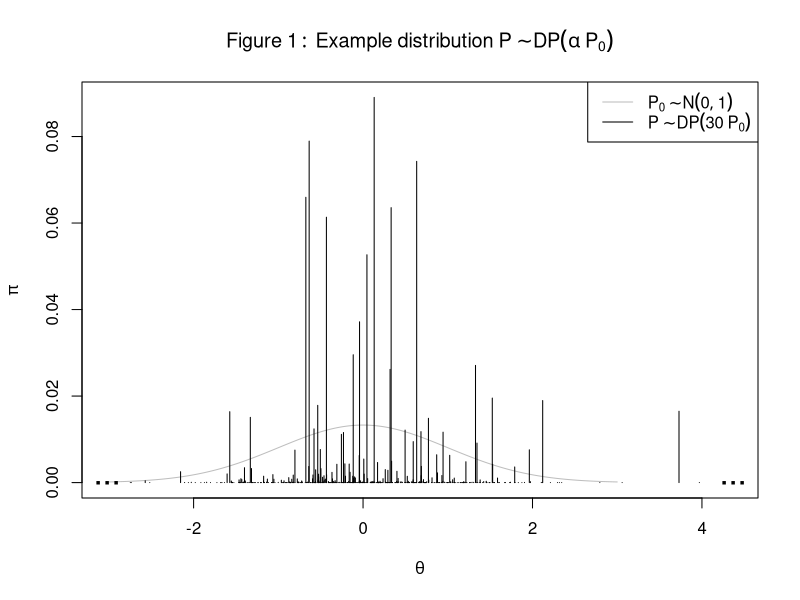
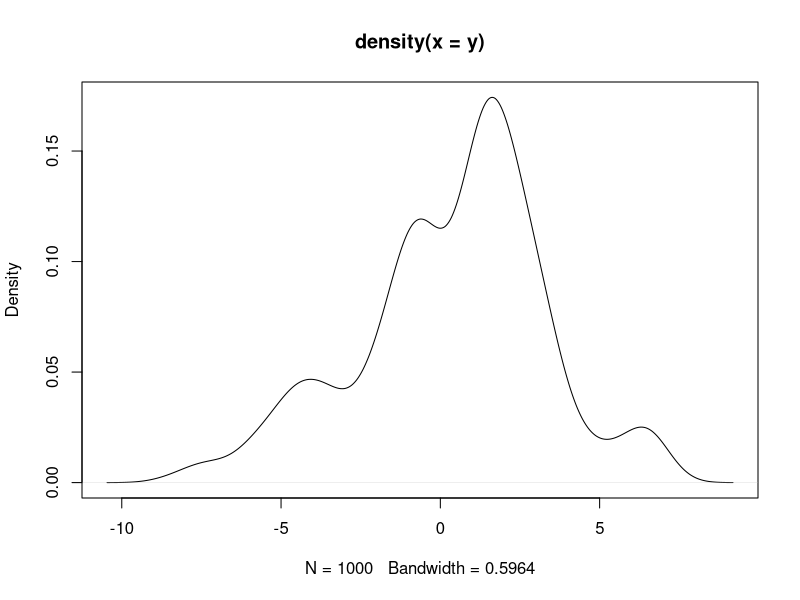
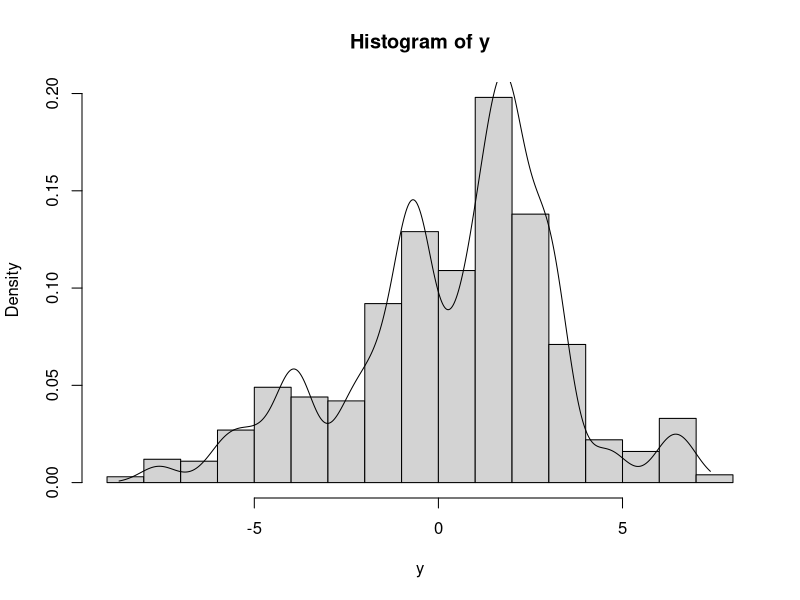
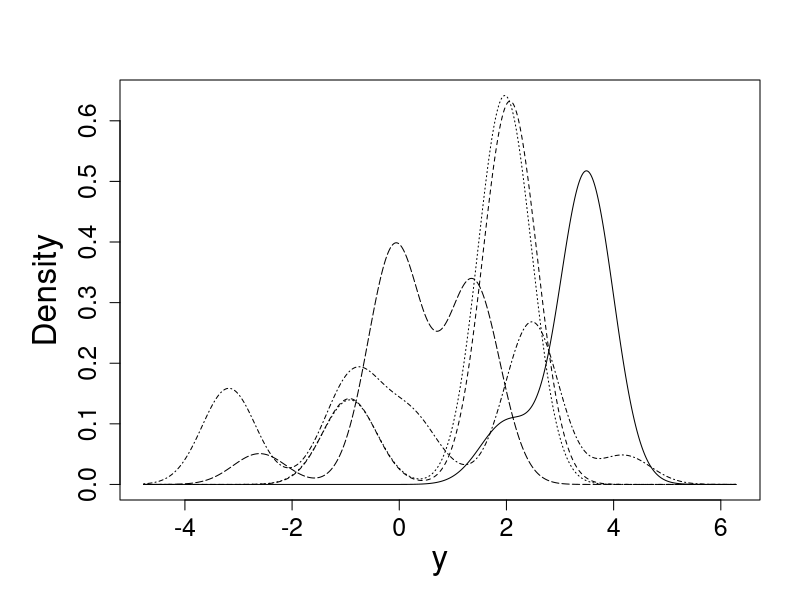

R code for these plots, in order:
## ---- chunk 1
# - - - - - - - - - - - - - - - - - - - - - - - - - - - - - - - - - - - #
# This function generates a set of mixture weights using the 
#	stick-breaking scheme 
# - - - - - - - - - - - - - - - - - - - - - - - - - - - - - - - - - - - #
stick_break = function(n, alpha){
	n.sim = n
	V = rbeta(n.sim, 1, alpha)
	pi = V*c(1, cumprod(1-V)[-n.sim])
	pi
}

## ---- chunk 2
n = 500
alpha = 30
pi = stick_break(n, alpha)
theta = rnorm(n)
## ---- chunk 3
plot(theta, pi, pch = NA, xlab = expression(theta), ylab = expression(pi), main = expression(Figure~1:~Example~distribution~P%~%DP(alpha~P[0])), xlim = 1.1*range(theta))
# draw base distribution Po
x = seq(-3, 3, 0.01)
lines(x, dnorm(x)/alpha, col = 'grey')
# draw P
segments(theta, 0, theta, pi, lwd = 1)
text(1.1*min(theta), 0, '...', cex = 2)
text(1.1*max(theta), 0, '...', cex = 2)
legend('topright', c(expression(P[0]%~%N(0,1)), expression(P%~%DP(30~P[0]))), lty = 1, col = c('grey', 'black'))

## ---- chunk 4
	# - - - - - - - - - - - - - - - - - - - - - - - - - - - - - - #
	# A more complex stick-breaking function
	# stick_break = function
	#	in: alpha - Stick-break lengths
	#		max.n - maximal number of groups
	#		beta - cuts off the number of clusters to first 99%
	# - - - - - - - - - - - - - - - - - - - - - - - - - - - - - - #

	stick_break = function(alpha, max.n = 500, beta = 0.99){
		n.sim = max.n
		# get stick-break proportions
		V = rbeta(n.sim, 1, alpha)
		# calculate stick breaks
		pi = V*c(1, cumprod(1-V)[-n.sim])
		# get breaks making up (beta)% of stick
		pi[cumsum(pi) < 0.99]
	}

	alpha = 40
	base = rnorm
	params = list(mean = 0, sd = 1)
	params$n = n 		#$
	# - - - - - - - - - - - - - - - - - - - - - - - - - - - - - - #
	# Simulate a draw from a DP(alpha base)
	# stick_break = function
	#	in: n - sample size to be drawn from a DP prior
	#		alpha - concentration parameter
	#		base - a base distribution to be drawn from (e.g. rnorm, rt, rchisq, ..)
	#		params - parameters to be handed to function "base"
	#	alpha = 40
	#	base = rnorm
	#	params = list(mean = 0, sd = 1) # depending on the base function
	#	call: rDP(100, alpha = 40, base = rnorm, params = list(mean = 0, sd = 1))
	# - - - - - - - - - - - - - - - - - - - - - - - - - - - - - - #

	rDP = function(n, alpha = NULL, base = NULL, params = NULL){
		# calculate stick break up to 99% of the stick
		pi = stick_break(alpha)
		K = length(pi)
		# generate theta*
		params$n = K		#$
		theta_star = do.call(base, args = params)
		# sample from the Dirichlet process
		theta = sample(theta_star, n, prob = pi, replace = TRUE)
		out = list(theta = theta, pi = pi, theta_star = theta_star, n = n)
		class(out) <- "DP"
		return(out)
	}


	rDP_draw = function(alpha = NULL, base = NULL, params = NULL){
		# calculate stick break up to 99% of the stick
		pi = stick_break(alpha)
		K = length(pi)
		# generate theta*
		params$n = K		#$
		theta_star = do.call(base, args = params)
		out = list(pi = pi, theta_star = theta_star, alpha = alpha, base = base, params = params)
		class(out) <- "DP"
		return(out)
	}

	rDP.ex = rDP_draw(alpha = 40, base = rnorm, params = list(mean = 0, sd = 1))

	plot.DP = function(X){
		pi = X$pi
		theta = X$theta_star
		plot(theta, pi, pch = NA, xlab = expression(theta), ylab = expression(pi), main = expression(Figure~1:~Example~distribution~P%~%DP(alpha~P[0])), xlim = 1.1*range(theta))
		# draw base distribution Po
		x = seq(-3, 3, 0.01)
		lines(x, dnorm(x)/alpha, col = 'grey')
		# draw P
		segments(theta, 0, theta, pi, lwd = 1)
		text(1.1*min(theta), 0, '...', cex = 2)
		text(1.1*max(theta), 0, '...', cex = 2)
		legend('topright', c(expression(P[0]%~%N(0,1)), expression(P%~%DP(alpha~P[0]))), lty = 1, col = c('grey', 'black'))

	}

	# - - - - - - - - - - - - - - - - - - - - - - - - - - - - - - - - - - -  #
	#	dnormMix: provides density heights for a mixture of Normals
	#	in: means - a vector of means (length K)
	#		sds - a vector of sds (length K)
	#		pi - mixture weights (length K)
	# - - - - - - - - - - - - - - - - - - - - - - - - - - - - - - - - - - -  #
	dnormMix = function(means, sds, pi){
		p.raw = mapply(function(m, s, p){p*dnorm(t, mean = m, sd = s)}, means, sds, pi, SIMPLIFY = FALSE)
		p.out = colSums(do.call('rbind', p.raw))
	}




	# - - - - - - - - - - - - - - - - - - - - - - - - - - - - - - #
	# We'll use the above functions to create a mixture 
	# - - - - - - - - - - - - - - - - - - - - - - - - - - - - - - #

	n = 1000
	# 
	out = rDP(n, alpha = 20, base = rnorm, params = list(mean = 0, sd = 3))

	# create a mixture with means theta and noise sd = 0.5
	y = rnorm(n, sd = 0.5) + out$theta
	plot(density(y))

	hist(y, breaks = 20, prob = TRUE)

	# draw mixture of Normals
	r.y = range(y)

	t = seq(r.y[1], r.y[2], 0.01)
	height = dnormMix(out$theta_star, rep(0.5, length(out$theta_star)), out$pi)

	lines(t, height)

	# - - - - - - - - - - - - - - - - - - - - - - - - - - - - - - - - - - -  #
	#	
	# - - - - - - - - - - - - - - - - - - - - - - - - - - - - - - - - - - -  #
	# generate some draws from rDP and create mixtures
	ex.reps = replicate(5, rDP(n, alpha = 1, base = rnorm, params = list(mean = 0, sd = 3)), simplify = FALSE)

	r.y = range(do.call('c', lapply(ex.reps, function(x) x$theta_star)))*1.5

	t = seq(r.y[1], r.y[2], 0.01)
	height = lapply(ex.reps, function(out){
		dnormMix(out$theta_star, rep(0.5, length(out$theta_star)), out$pi)
		})

	par(mar = c(5, 6, 4, 2))
	plot(NA, xlim = r.y, ylim = range(unlist(height)), xlab = expression(y), ylab = 'Density', main = "", cex.main = 2.5, cex.lab = 2, cex.axis = 1.5)
	for(i in 1:length(height)){
		 lines(t, height[[i]], lty = i)
	}



